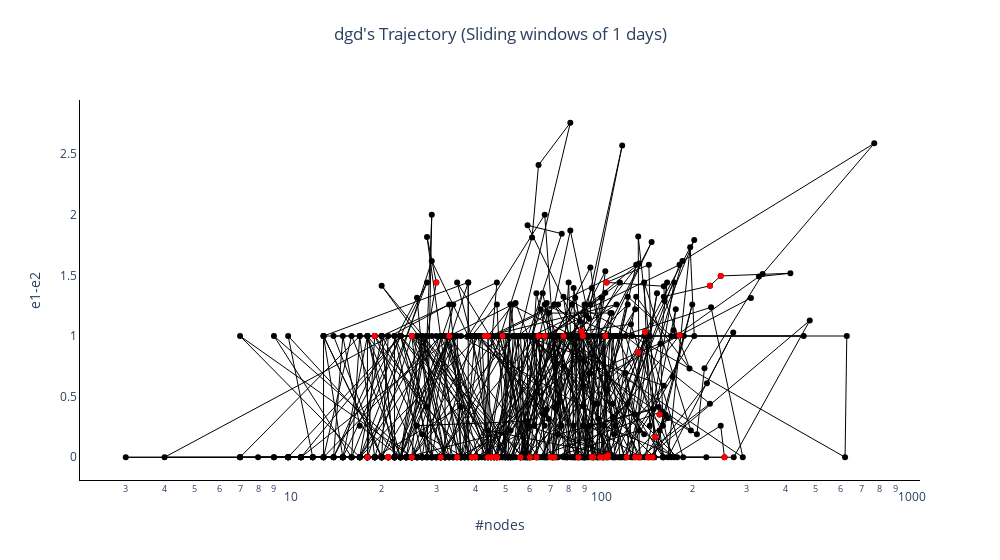

Notebook source saved alongside this figure:
### Code cell
fig = go.Figure()
# take the real values of the eigens, ignore the complex values.
df_sliding['e1'] = df_sliding['e1'].apply(lambda x: x.real)
df_sliding['e2'] = df_sliding['e2'].apply(lambda x: x.real)
df_sliding['e3'] = df_sliding['e3'].apply(lambda x: x.real)

# Scatter plot with black lines and markers for the entire dataset
fig.add_trace(go.Scatter(
    x=df_sliding['#nodes'],
    y=df_sliding['e1']-df_sliding['e2'],
    mode='lines+markers',
    name='Entire Dataset',
    line=dict(width=1, color='black')
))

# Scatter plot with red lines and markers for the dates in df_sliding that also appear in df_events
event_days_data = df_sliding[df_sliding['window_start'].isin(df_events['date'])]
fig.add_trace(go.Scatter(
    x=event_days_data['#nodes'],
    y=event_days_data['e1']-event_days_data['e2'],
    mode='markers',
    name='Event Days',
    line=dict(width=1, color='red')
))

# Customize the layout
fig.update_layout(
    title=dict(
        text=network_name+'\'s Trajectory (Sliding windows of '+str(window_size)+' days)',  # Set the title here
        x=0.5,  # Center the title horizontally (0.5 means middle)
        y=0.95,  # Adjust the vertical position as needed (0.95 is near the top)
    ),
    xaxis=dict(title='#nodes'),
    yaxis=dict(title='e1-e2'),
    paper_bgcolor='white',  # Set the background color to white
    plot_bgcolor='white',   # Set the plot area background color to white
    width=1000
    
)

fig.update_xaxes(linecolor='black',type="log")
fig.update_yaxes(linecolor='black')
fig.update_traces(showlegend=False)
# Show the plot
fig.show()
fig.write_image(file_path+"eigensdiff_"+network_name+"_"+str(window_size)+".png")

### Figure 1 — Plotly figure (JSON) as saved in the notebook; plotly's stock layout.template omitted (floating-point values rounded to 4 significant figures; data arrays with more than 128 entries replaced by an {"elided": "..."} marker saying what was removed)
{"data": [{"line": {"color": "black", "width": 1}, "mode": "lines+markers", "name": "Entire Dataset", "showlegend": false, "type": "scatter", "x": {"elided": "737 int values"}, "y": {"elided": "737 float values"}}, {"line": {"color": "red", "width": 1}, "mode": "markers", "name": "Event Days", "showlegend": false, "type": "scatter", "x": [25, 45, 18, 21, 19, 30, 33, 35, 21, 31, 46, 40, 43, 95, 86, 56, 67, 70, 44, 47, 44, 89, 39, 96, 134, 88, 77, 106, 107, 60, 64, 72, 40, 49, 63, 47, 25, 149, 131, 101, 135, 107, 144, 141, 152, 182, 123, 157, 104, 228, 247, 254, 105], "y": [1, 0, 0, 0, 1, 1.442, 1, 0, 0, 0, 0, 0, 1, 0, 0, 0, 1, 0, 0, 0, 1, 1, 0, 0, 0.865, 1.039, 1, 1.442, 0, 0, 1, 0, 0, 1, 0, 0, 0, 0, 0, 0, 0, 0.01696, 0, 1.033, 0.1673, 1.006, 0, 0.3532, 4.441e-16, 1.414, 1.495, 0, 1]}], "layout": {"paper_bgcolor": "white", "plot_bgcolor": "white", "title": {"text": "dgd's Trajectory (Sliding windows of 1 days)", "x": 0.5, "y": 0.95}, "width": 1000, "xaxis": {"linecolor": "black", "title": {"text": "#nodes"}, "type": "log"}, "yaxis": {"linecolor": "black", "title": {"text": "e1-e2"}}}}
